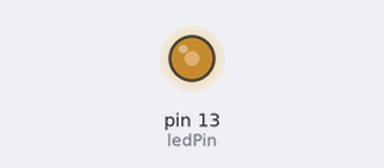
This sketch was run on a simulated Arduino Uno, built with avr-gcc and run on an emulated ATmega328P. Shown: output pins drawn as LEDs (lit = HIGH).

Above: at 0.1 s.
Timing chart, 0 to 1.6 s (numbered marks = the images above):
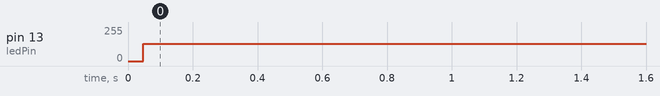

Measured:
- by itself, pin 13 (ledPin): 0/255 → 129/255 at 0.05 s

The sketch:

softwareUART.ino
```cpp
// Software UART

#include<SoftwareSerial.h>

#define rxPin 2
#define txPin 3
#define ledPin 13

SoftwareSerial mySerial = SoftwareSerial(rxPin, txPin);
byte pinState = 0;

void setup(){
  pinMode(rxPin, INPUT);
  pinMode(txPin, OUTPUT);
  pinMode(ledPin, OUTPUT);

  mySerial.begin(9600);
}

void loop(){
  char someChar = mySerial.read();
  mySerial.print(someChar);

  toggle(13);
}

void toggle(int pin){
  digitalWrite(pin, pinState);
  pinState = !pinState;
}
```
